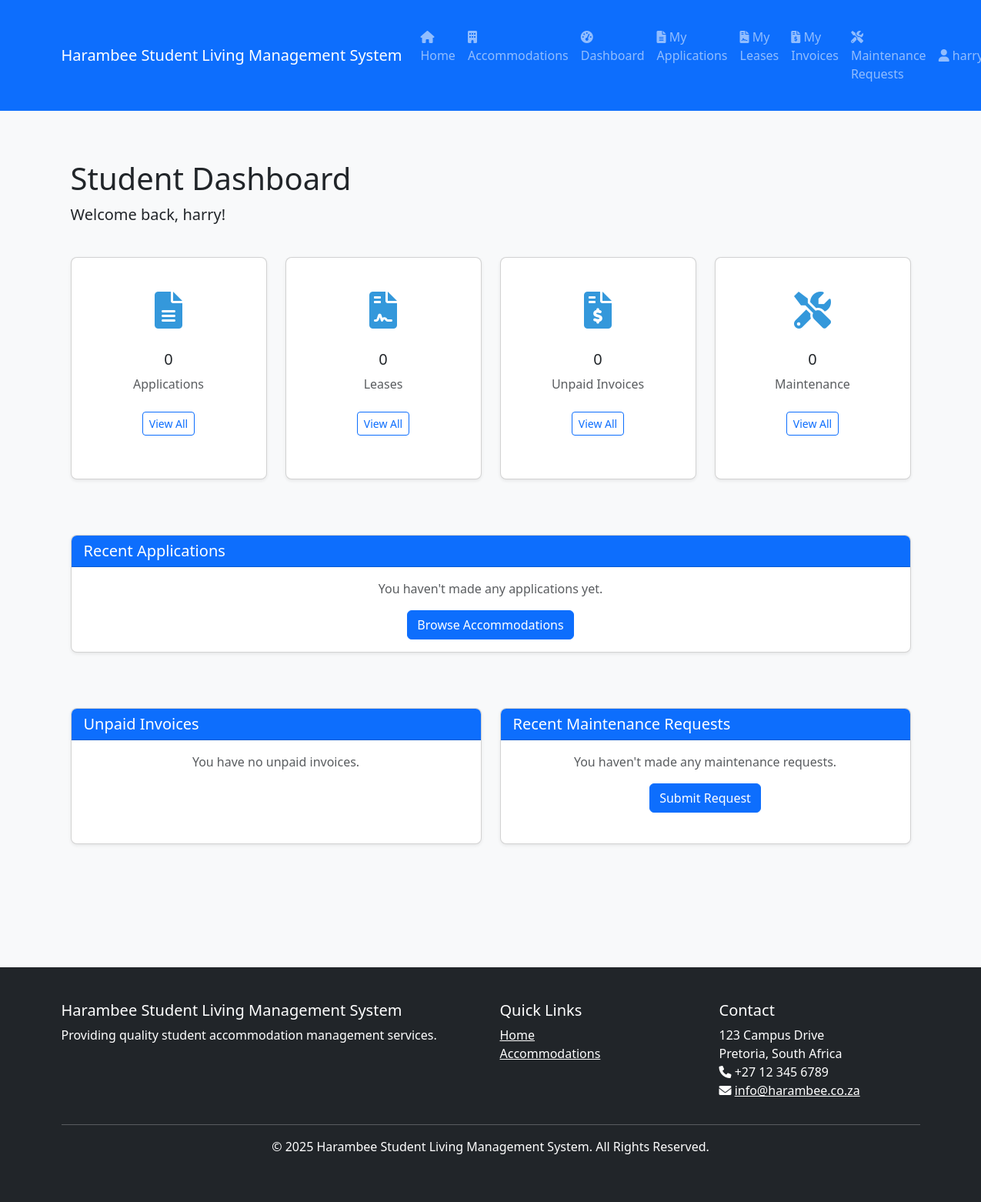
Before: /dashboard.php (signed in) with the older database file.
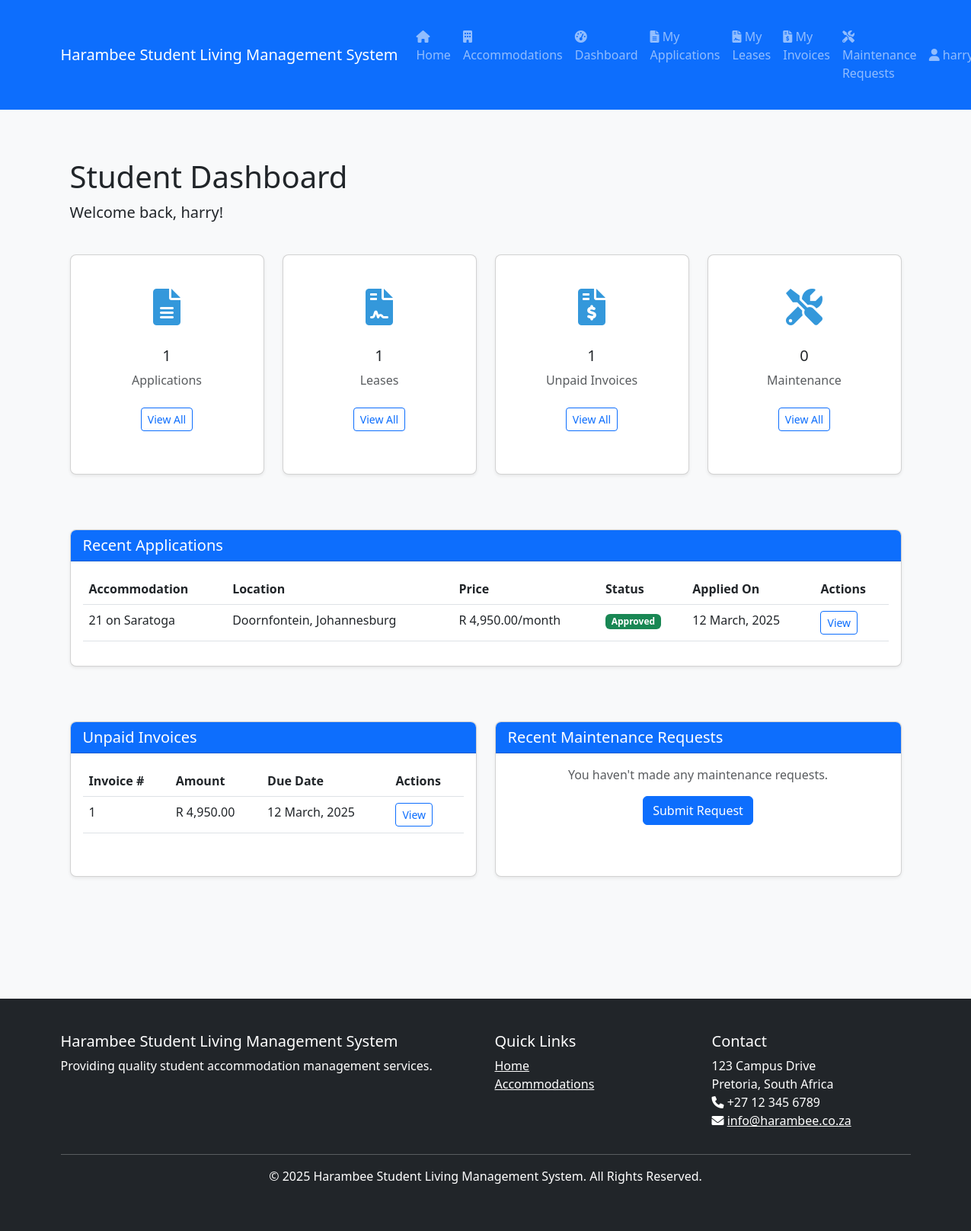
After: the same page with the newer database file.
### tables this page shows
CREATE TABLE invoices (
        id INTEGER PRIMARY KEY AUTOINCREMENT,
        user_id INTEGER NOT NULL,
        accommodation_id INTEGER NOT NULL,
        lease_id INTEGER NOT NULL,
        amount DECIMAL(10,2) NOT NULL,
        late_fee DECIMAL(10,2) DEFAULT 0,
        period_start DATE NOT NULL,
        period_end DATE NOT NULL,
        due_date DATE NOT NULL,
        paid BOOLEAN NOT NULL DEFAULT 0,
        paid_at DATETIME,
        payment_method VARCHAR(50),
        reference_number VARCHAR(50),
        created_at DATETIME NOT NULL,
        FOREIGN KEY (user_id) REFERENCES users (id) ON DELETE CASCADE,
        FOREIGN KEY (accommodation_id) REFERENCES accommodations (id) ON DELETE CASCADE,
        FOREIGN KEY (lease_id) REFERENCES leases (id) ON DELETE CASCADE
    );

### includes/database.php (called while the page is built, shortened)
<?php
function connectDB() {
    try {
        if (DB_TYPE === 'sqlite') {
            $pdo = new PDO('sqlite:' . DB_PATH);
        } else {
            $dsn = 'mysql:host=' . DB_HOST . ';dbname=' . DB_NAME . ';charset=utf8mb4';
            $pdo = new PDO($dsn, DB_USER, DB_PASS);
        }
        $pdo->setAttribute(PDO::ATTR_ERRMODE, PDO::ERRMODE_EXCEPTION);
        $pdo->setAttribute(PDO::ATTR_DEFAULT_FETCH_MODE, PDO::FETCH_ASSOC);
        return $pdo;
    } catch (PDOException $e) {
        die("Database connection failed: " . $e->getMessage());
    }
}
function executeQuery($sql, $params = []) {
    try {
        $pdo = connectDB();
        $stmt = $pdo->prepare($sql);
        $stmt->execute($params);
        return $stmt;
    } catch (PDOException $e) {
        die("Query execution failed: " . $e->getMessage());
    }
}
function fetchAll($sql, $params = []) {
    $stmt = executeQuery($sql, $params);
    return $stmt->fetchAll();
}
?>

### includes/functions.php (called while the page is built, shortened)
<?php
require_once 'database.php';
function formatDate($date, $format = 'd F, Y') {
    $dateObj = new DateTime($date);
    return $dateObj->format($format);
}
function formatCurrency($amount, $symbol = 'R') {
    return $symbol . ' ' . number_format($amount, 2, '.', ',');
}
function getStudentApplications($userId) {
    return fetchAll("SELECT a.*, ac.name as accommodation_name, ac.location, ac.price_per_month
                    FROM applications a
                    JOIN accommodations ac ON a.accommodation_id = ac.id
                    WHERE a.user_id = ?
                    ORDER BY a.created_at DESC", [$userId]);
}
function getLeases($userId = null, $accommodationId = null) {
    $sql = "SELECT l.*, u.username, u.email, ac.name as accommodation_name, ac.admin_id
            FROM leases l
            JOIN users u ON l.user_id = u.id
            JOIN accommodations ac ON l.accommodation_id = ac.id";
    $params = [];
    $conditions = [];
    if ($userId !== null) {
        $conditions[] = "l.user_id = ?";
        $params[] = $userId;
    }
    if (!empty($conditions)) {
        $sql .= " WHERE " . implode(" AND ", $conditions);
    }
    $sql .= " ORDER BY l.created_at DESC";
    return fetchAll($sql, $params);
}
function getInvoices($userId = null, $accommodationId = null) {
    $sql = "SELECT i.*, u.username, u.email, ac.name as accommodation_name, ac.admin_id
            FROM invoices i
            JOIN users u ON i.user_id = u.id
            JOIN accommodations ac ON i.accommodation_id = ac.id";
    $params = [];
    $conditions = [];
    if ($userId !== null) {
        $conditions[] = "i.user_id = ?";
        $params[] = $userId;
    }
    if (!empty($conditions)) {
        $sql .= " WHERE " . implode(" AND ", $conditions);
    }
    $sql .= " ORDER BY i.created_at DESC";
    return fetchAll($sql, $params);
}
?>

### dashboard.php (the view, shortened to what the changed rows need)
<?php
require_once 'includes/database.php';
require_once 'includes/functions.php';
$applications = getStudentApplications($_SESSION['user_id']);
$leases = getLeases($_SESSION['user_id']);
$invoices = getInvoices($_SESSION['user_id']);
$unpaidInvoices = 0;
foreach ($invoices as $invoice) {
    if (!$invoice['paid']) {
        $unpaidInvoices++;
    }
}
include 'includes/header.php';
?>
<div class="container">
    <div class="row mb-4">
        <div class="col-md-8">
            <h1>Student Dashboard</h1>
        </div>
    </div>
    <div class="row mb-5">
        <div class="col-md-3 mb-4">
            <div class="card dashboard-card h-100">
                <div class="card-body">
                    <div class="icon">
                        <i class="fas fa-file-alt"></i>
                    </div>
                    <h3 class="h5"><?= count($applications) ?></h3>
                    <p class="text-muted">Applications</p>
                    <a href="applications.php" class="btn btn-sm btn-outline-primary mt-2">View All</a>
                </div>
            </div>
        </div>
        <div class="col-md-3 mb-4">
            <div class="card dashboard-card h-100">
                <div class="card-body">
                    <div class="icon">
                        <i class="fas fa-file-contract"></i>
                    </div>
                    <h3 class="h5"><?= count($leases) ?></h3>
                    <p class="text-muted">Leases</p>
                    <a href="leases.php" class="btn btn-sm btn-outline-primary mt-2">View All</a>
                </div>
            </div>
        </div>
        <div class="col-md-3 mb-4">
            <div class="card dashboard-card h-100">
                <div class="card-body">
                    <div class="icon">
                        <i class="fas fa-file-invoice-dollar"></i>
                    </div>
                    <h3 class="h5"><?= $unpaidInvoices ?></h3>
                    <p class="text-muted">Unpaid Invoices</p>
                    <a href="invoices.php" class="btn btn-sm btn-outline-primary mt-2">View All</a>
                </div>
            </div>
        </div>
    </div>
    <div class="row mb-5">
        <div class="col-md-12">
            <div class="card">
                <div class="card-body">
                    <?php if (empty($applications)): ?>
                        <p class="text-center text-muted">You haven't made any applications yet.</p>
                        <div class="text-center">
                            <a href="accommodations.php" class="btn btn-primary">Browse Accommodations</a>
                        </div>
                    <?php else: ?>
                        <div class="table-responsive">
                            <table class="table table-hover">
                                <thead>
                                    <tr>
                                        <th>Accommodation</th>
                                        <th>Location</th>
                                        <th>Price</th>
                                        <th>Status</th>
                                        <th>Applied On</th>
                                        <th>Actions</th>
                                    </tr>
                                </thead>
                                <tbody>
                                    <?php foreach (array_slice($applications, 0, 5) as $application): ?>
                                        <tr>
                                            <td><?= $application['accommodation_name'] ?></td>
                                            <td><?= $application['location'] ?></td>
                                            <td><?= formatCurrency($application['price_per_month']) ?>/month</td>
                                            <td>
                                                <?php if ($application['status'] == STATUS_PENDING): ?>
                                                    <span class="badge bg-warning">Pending</span>
                                                <?php elseif ($application['status'] == STATUS_APPROVED): ?>
                                                    <span class="badge bg-success">Approved</span>
                                                <?php elseif ($application['status'] == STATUS_REJECTED): ?>
                                                    <span class="badge bg-danger">Rejected</span>
                                                <?php endif; ?>
                                            </td>
                                            <td><?= formatDate($application['created_at']) ?></td>
                                            <td>
                                                <a href="applications.php?id=<?= $application['id'] ?>" class="btn btn-sm btn-outline-primary">View</a>
                                            </td>
                                        </tr>
                                    <?php endforeach; ?>
                                </tbody>
                            </table>
                        </div>
                    <?php endif; ?>
                </div>
            </div>
        </div>
    </div>
    <div class="row mb-5">
        <div class="col-md-6 mb-4">
            <div class="card h-100">
                <div class="card-body">
                    <?php
                    $unpaidInvoicesList = [];
                    foreach ($invoices as $invoice) {
                        if (!$invoice['paid']) {
                            $unpaidInvoicesList[] = $invoice;
                        }
                    }
                    ?>
                    <?php if (empty($unpaidInvoicesList)): ?>
                        <p class="text-center text-muted">You have no unpaid invoices.</p>
                    <?php else: ?>
                        <div class="table-responsive">
                            <table class="table table-hover">
                                <thead>
                                    <tr>
                                        <th>Invoice #</th>
                                        <th>Amount</th>
                                        <th>Due Date</th>
                                        <th>Actions</th>
                                    </tr>
                                </thead>
                                <tbody>
                                    <?php foreach (array_slice($unpaidInvoicesList, 0, 5) as $invoice): ?>
                                        <tr>
                                            <td><?= $invoice['id'] ?></td>
                                            <td><?= formatCurrency($invoice['amount']) ?></td>
                                            <td><?= formatDate($invoice['due_date']) ?></td>
                                            <td>
                                                <a href="invoices.php?id=<?= $invoice['id'] ?>" class="btn btn-sm btn-outline-primary">View</a>
                                            </td>
                                        </tr>
                                    <?php endforeach; ?>
                                </tbody>
                            </table>
                        </div>
                    <?php endif; ?>
                </div>
            </div>
        </div>
    </div>
</div>
<?php include 'includes/footer.php'; ?>

Changed rows visible on the page:
added invoices: id "1", amount "R 4,950.00", due_date "12 March, 2025"
Other visible differences:
count($applications): "0" → "1"
count($leases): "0" → "1"
$unpaidInvoices: "0" → "1"
text no longer shown: "You haven't made any applications yet. Browse Accommodations You have no unpaid invoices."
text now shown: "Accommodation Location Price Status Applied On Actions Invoice # Amount Due Date Actions"
new list line: "21 on Saratoga Doornfontein, Johannesburg R 4,950.00 /month Approved 12 March, 2025 View"
